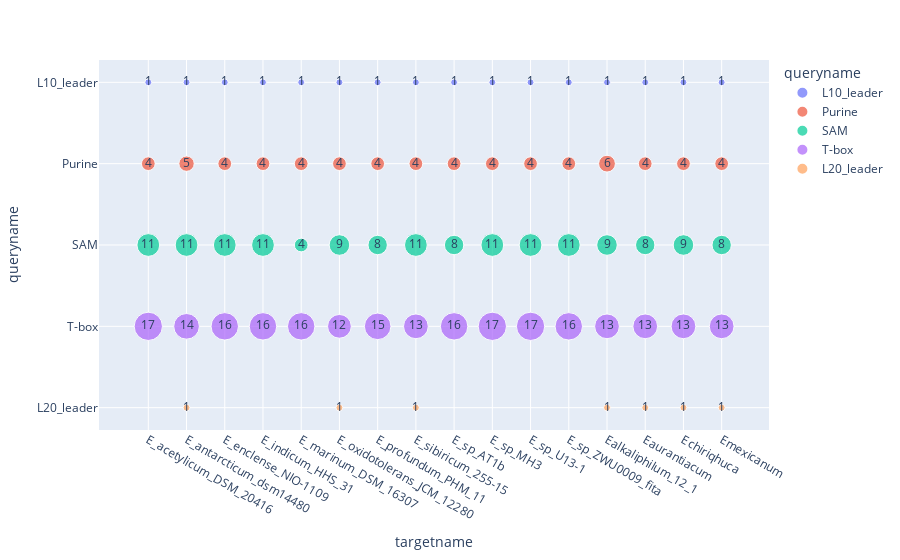

The code cell stored with this chart in its notebook:
### Code cell
fig2.show()

### Figure 1 — Plotly figure (JSON) as saved in the notebook; plotly's stock layout.template omitted (floating-point values rounded to 4 significant figures)
{"data": [{"hovertemplate": "<b>%{hovertext}</b><br><br>queryname=%{y}<br>targetname=%{x}<br>freq=%{text}<extra></extra>", "hovertext": ["L10_leader", "L10_leader", "L10_leader", "L10_leader", "L10_leader", "L10_leader", "L10_leader", "L10_leader", "L10_leader", "L10_leader", "L10_leader", "L10_leader", "L10_leader", "L10_leader", "L10_leader", "L10_leader"], "legendgroup": "L10_leader", "marker": {"color": "#636efa", "size": [1, 1, 1, 1, 1, 1, 1, 1, 1, 1, 1, 1, 1, 1, 1, 1], "sizemode": "area", "sizeref": 0.0425, "symbol": "circle"}, "mode": "markers+text", "name": "L10_leader", "orientation": "v", "showlegend": true, "text": [1, 1, 1, 1, 1, 1, 1, 1, 1, 1, 1, 1, 1, 1, 1, 1], "type": "scatter", "x": ["E_acetylicum_DSM_20416", "E_antarcticum_dsm14480", "E_enclense_NIO-1109", "E_indicum_HHS_31", "E_marinum_DSM_16307", "E_oxidotolerans_JCM_12280", "E_profundum_PHM_11", "E_sibiricum_255-15", "E_sp_AT1b", "E_sp_MH3", "E_sp_U13-1", "E_sp_ZWU0009_fita", "Ealkaliphilum_12_1", "Eaurantiacum", "Echiriqhuca", "Emexicanum"], "xaxis": "x", "y": ["L10_leader", "L10_leader", "L10_leader", "L10_leader", "L10_leader", "L10_leader", "L10_leader", "L10_leader", "L10_leader", "L10_leader", "L10_leader", "L10_leader", "L10_leader", "L10_leader", "L10_leader", "L10_leader"], "yaxis": "y"}, {"hovertemplate": "<b>%{hovertext}</b><br><br>queryname=%{y}<br>targetname=%{x}<br>freq=%{text}<extra></extra>", "hovertext": ["Purine", "Purine", "Purine", "Purine", "Purine", "Purine", "Purine", "Purine", "Purine", "Purine", "Purine", "Purine", "Purine", "Purine", "Purine", "Purine"], "legendgroup": "Purine", "marker": {"color": "#EF553B", "size": [4, 5, 4, 4, 4, 4, 4, 4, 4, 4, 4, 4, 6, 4, 4, 4], "sizemode": "area", "sizeref": 0.0425, "symbol": "circle"}, "mode": "markers+text", "name": "Purine", "orientation": "v", "showlegend": true, "text": [4, 5, 4, 4, 4, 4, 4, 4, 4, 4, 4, 4, 6, 4, 4, 4], "type": "scatter", "x": ["E_acetylicum_DSM_20416", "E_antarcticum_dsm14480", "E_enclense_NIO-1109", "E_indicum_HHS_31", "E_marinum_DSM_16307", "E_oxidotolerans_JCM_12280", "E_profundum_PHM_11", "E_sibiricum_255-15", "E_sp_AT1b", "E_sp_MH3", "E_sp_U13-1", "E_sp_ZWU0009_fita", "Ealkaliphilum_12_1", "Eaurantiacum", "Echiriqhuca", "Emexicanum"], "xaxis": "x", "y": ["Purine", "Purine", "Purine", "Purine", "Purine", "Purine", "Purine", "Purine", "Purine", "Purine", "Purine", "Purine", "Purine", "Purine", "Purine", "Purine"], "yaxis": "y"}, {"hovertemplate": "<b>%{hovertext}</b><br><br>queryname=%{y}<br>targetname=%{x}<br>freq=%{text}<extra></extra>", "hovertext": ["SAM", "SAM", "SAM", "SAM", "SAM", "SAM", "SAM", "SAM", "SAM", "SAM", "SAM", "SAM", "SAM", "SAM", "SAM", "SAM"], "legendgroup": "SAM", "marker": {"color": "#00cc96", "size": [11, 11, 11, 11, 4, 9, 8, 11, 8, 11, 11, 11, 9, 8, 9, 8], "sizemode": "area", "sizeref": 0.0425, "symbol": "circle"}, "mode": "markers+text", "name": "SAM", "orientation": "v", "showlegend": true, "text": [11, 11, 11, 11, 4, 9, 8, 11, 8, 11, 11, 11, 9, 8, 9, 8], "type": "scatter", "x": ["E_acetylicum_DSM_20416", "E_antarcticum_dsm14480", "E_enclense_NIO-1109", "E_indicum_HHS_31", "E_marinum_DSM_16307", "E_oxidotolerans_JCM_12280", "E_profundum_PHM_11", "E_sibiricum_255-15", "E_sp_AT1b", "E_sp_MH3", "E_sp_U13-1", "E_sp_ZWU0009_fita", "Ealkaliphilum_12_1", "Eaurantiacum", "Echiriqhuca", "Emexicanum"], "xaxis": "x", "y": ["SAM", "SAM", "SAM", "SAM", "SAM", "SAM", "SAM", "SAM", "SAM", "SAM", "SAM", "SAM", "SAM", "SAM", "SAM", "SAM"], "yaxis": "y"}, {"hovertemplate": "<b>%{hovertext}</b><br><br>queryname=%{y}<br>targetname=%{x}<br>freq=%{text}<extra></extra>", "hovertext": ["T-box", "T-box", "T-box", "T-box", "T-box", "T-box", "T-box", "T-box", "T-box", "T-box", "T-box", "T-box", "T-box", "T-box", "T-box", "T-box"], "legendgroup": "T-box", "marker": {"color": "#ab63fa", "size": [17, 14, 16, 16, 16, 12, 15, 13, 16, 17, 17, 16, 13, 13, 13, 13], "sizemode": "area", "sizeref": 0.0425, "symbol": "circle"}, "mode": "markers+text", "name": "T-box", "orientation": "v", "showlegend": true, "text": [17, 14, 16, 16, 16, 12, 15, 13, 16, 17, 17, 16, 13, 13, 13, 13], "type": "scatter", "x": ["E_acetylicum_DSM_20416", "E_antarcticum_dsm14480", "E_enclense_NIO-1109", "E_indicum_HHS_31", "E_marinum_DSM_16307", "E_oxidotolerans_JCM_12280", "E_profundum_PHM_11", "E_sibiricum_255-15", "E_sp_AT1b", "E_sp_MH3", "E_sp_U13-1", "E_sp_ZWU0009_fita", "Ealkaliphilum_12_1", "Eaurantiacum", "Echiriqhuca", "Emexicanum"], "xaxis": "x", "y": ["T-box", "T-box", "T-box", "T-box", "T-box", "T-box", "T-box", "T-box", "T-box", "T-box", "T-box", "T-box", "T-box", "T-box", "T-box", "T-box"], "yaxis": "y"}, {"hovertemplate": "<b>%{hovertext}</b><br><br>queryname=%{y}<br>targetname=%{x}<br>freq=%{text}<extra></extra>", "hovertext": ["L20_leader", "L20_leader", "L20_leader", "L20_leader", "L20_leader", "L20_leader", "L20_leader"], "legendgroup": "L20_leader", "marker": {"color": "#FFA15A", "size": [1, 1, 1, 1, 1, 1, 1], "sizemode": "area", "sizeref": 0.0425, "symbol": "circle"}, "mode": "markers+text", "name": "L20_leader", "orientation": "v", "showlegend": true, "text": [1, 1, 1, 1, 1, 1, 1], "type": "scatter", "x": ["E_antarcticum_dsm14480", "E_oxidotolerans_JCM_12280", "E_sibiricum_255-15", "Ealkaliphilum_12_1", "Eaurantiacum", "Echiriqhuca", "Emexicanum"], "xaxis": "x", "y": ["L20_leader", "L20_leader", "L20_leader", "L20_leader", "L20_leader", "L20_leader", "L20_leader"], "yaxis": "y"}], "layout": {"legend": {"itemsizing": "constant", "title": {"text": "queryname"}, "tracegroupgap": 0}, "margin": {"t": 60}, "xaxis": {"anchor": "y", "domain": [0, 1], "title": {"text": "targetname"}}, "yaxis": {"anchor": "x", "categoryarray": ["L20_leader", "T-box", "SAM", "Purine", "L10_leader"], "categoryorder": "array", "domain": [0, 1], "title": {"text": "queryname"}}}}
